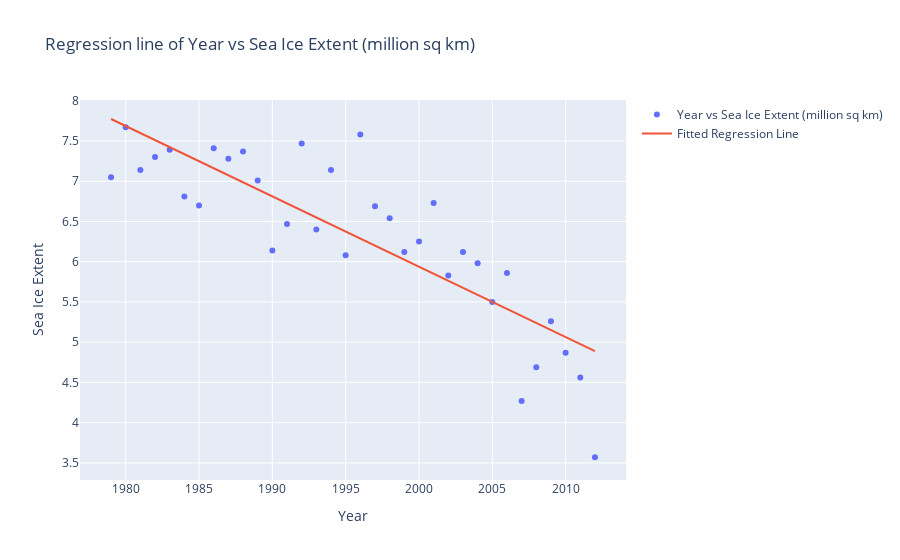

Notebook cell for this chart:
### Markdown cell above
As seen the intercept is naturally more interpretable now, while the coefficient of stays the same

### Code cell
import plotly.graph_objects as go

ice_df["fitted"] = model.fittedvalues

fig = go.Figure()
# Note that we still plot against the original Year variable
fig.add_trace(go.Scatter(
    x=ice_df["Year"], y=ice_df["Extent"], name="Year vs Sea Ice Extent (million sq km)", mode="markers"))
fig.add_trace(go.Scatter(
    x=ice_df["Year"], y=ice_df["fitted"], name="Fitted Regression Line"))
fig.update_layout(title="Regression line of Year vs Sea Ice Extent (million sq km)", xaxis_title="Year",
    yaxis_title="Sea Ice Extent")
fig.show()

### Figure 1 — Plotly figure (JSON) as saved in the notebook; plotly's stock layout.template omitted (floating-point values rounded to 4 significant figures)
{"data": [{"mode": "markers", "name": "Year vs Sea Ice Extent (million sq km)", "type": "scatter", "x": [1979, 1980, 1981, 1982, 1983, 1984, 1985, 1986, 1987, 1988, 1989, 1990, 1991, 1992, 1993, 1994, 1995, 1996, 1997, 1998, 1999, 2000, 2001, 2002, 2003, 2004, 2005, 2006, 2007, 2008, 2009, 2010, 2011, 2012], "y": [7.05, 7.67, 7.14, 7.3, 7.39, 6.81, 6.7, 7.41, 7.28, 7.37, 7.01, 6.14, 6.47, 7.47, 6.4, 7.14, 6.08, 7.58, 6.69, 6.54, 6.12, 6.25, 6.73, 5.83, 6.12, 5.98, 5.5, 5.86, 4.27, 4.69, 5.26, 4.87, 4.56, 3.57]}, {"name": "Fitted Regression Line", "type": "scatter", "x": [1979, 1980, 1981, 1982, 1983, 1984, 1985, 1986, 1987, 1988, 1989, 1990, 1991, 1992, 1993, 1994, 1995, 1996, 1997, 1998, 1999, 2000, 2001, 2002, 2003, 2004, 2005, 2006, 2007, 2008, 2009, 2010, 2011, 2012], "y": [7.774, 7.686, 7.599, 7.511, 7.424, 7.336, 7.249, 7.162, 7.074, 6.987, 6.899, 6.812, 6.724, 6.637, 6.549, 6.462, 6.375, 6.287, 6.2, 6.112, 6.025, 5.937, 5.85, 5.763, 5.675, 5.588, 5.5, 5.413, 5.325, 5.238, 5.15, 5.063, 4.976, 4.888]}], "layout": {"title": {"text": "Regression line of Year vs Sea Ice Extent (million sq km)"}, "xaxis": {"title": {"text": "Year"}}, "yaxis": {"title": {"text": "Sea Ice Extent"}}}}
